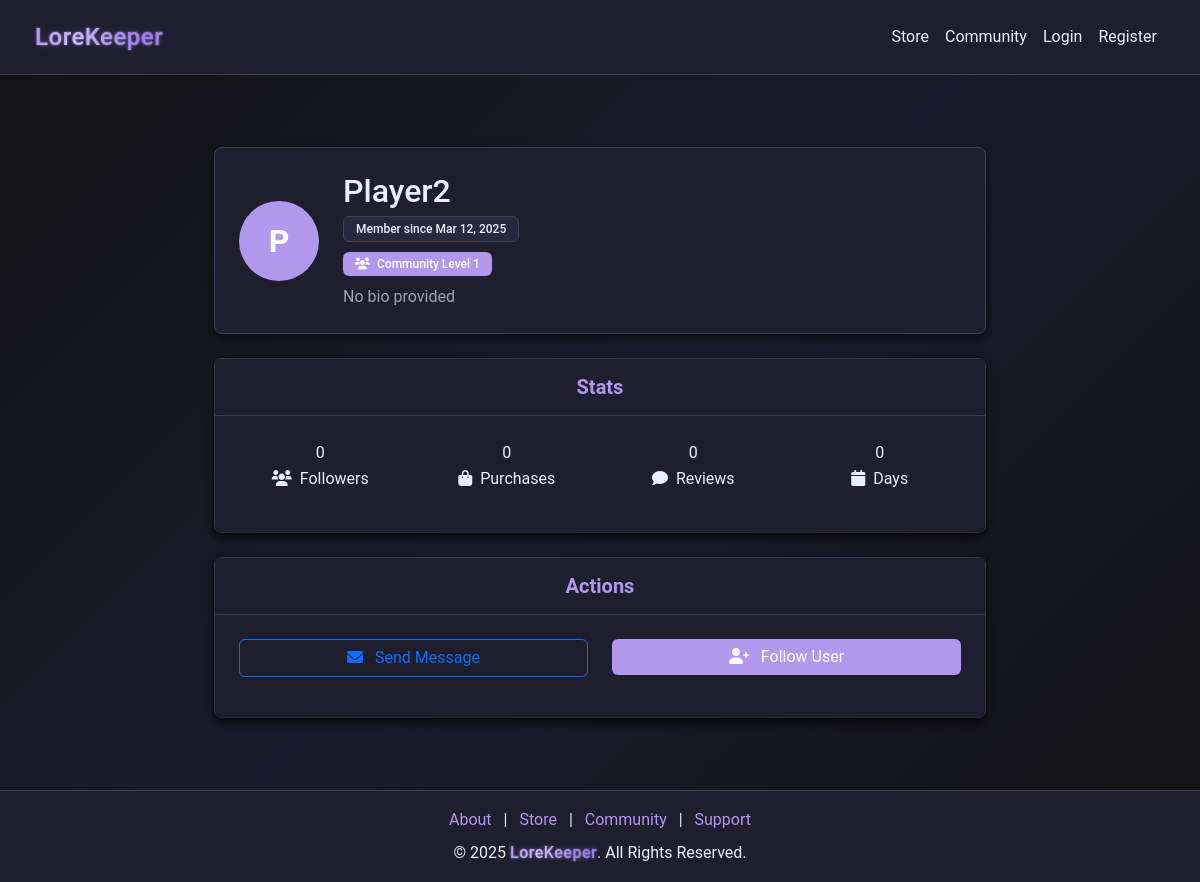
The app's page /user/7, older data.
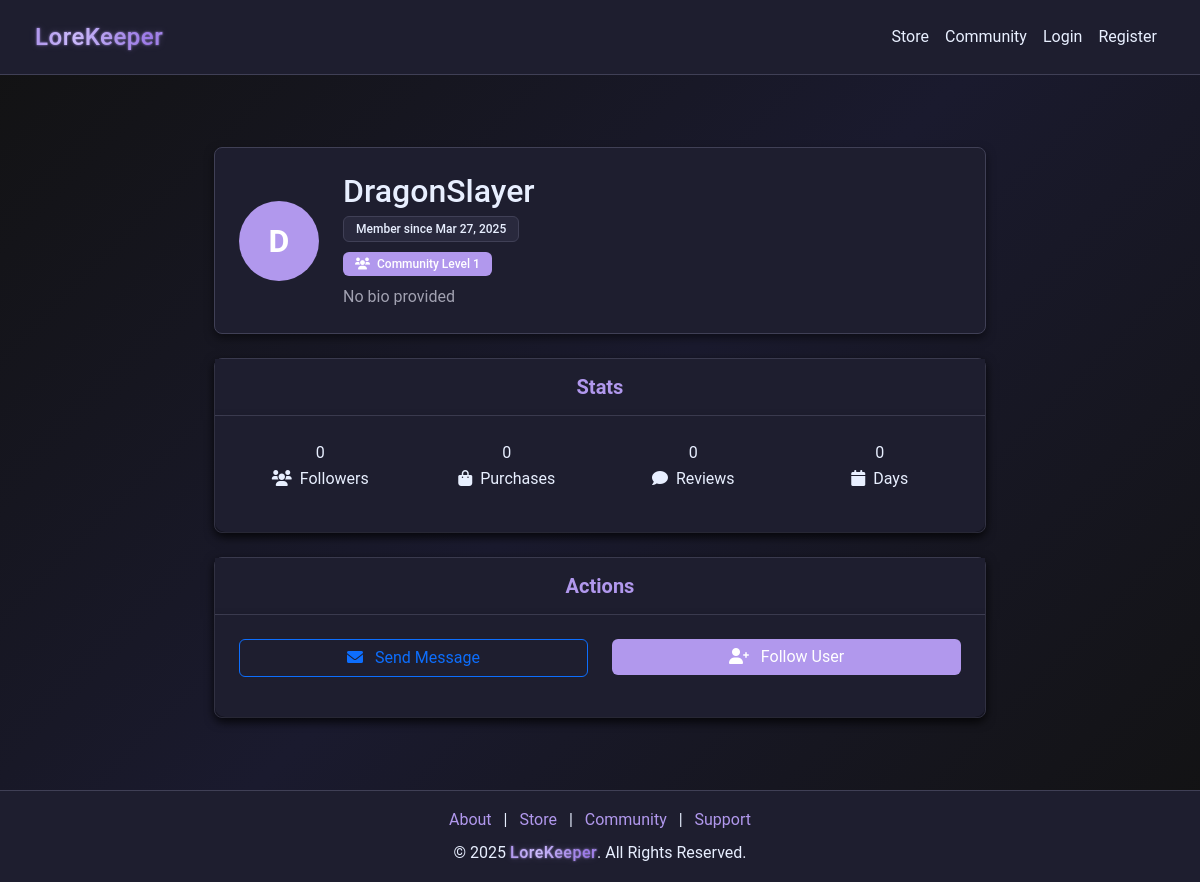
The same page, newer data.
### models.py (models this page shows)
class User(db.Model):
    __tablename__ = "users"
    id = db.Column(db.Integer, primary_key=True)
    username = db.Column(db.String(64), nullable=False, index=True)
    email = db.Column(db.String(128), unique=True, nullable=False, index=True)
    password = db.Column(db.String(128), nullable=False)
    bio = db.Column(db.String(256), default="")
    privilege_id = db.Column(db.Integer, db.ForeignKey("privileges.id"), default=1)
    created_at = db.Column(db.DateTime, default=datetime.utcnow)
    status = db.Column(db.String(64), default="Active", index=True)
    balance = db.Column(db.Integer, default=0)
    pending_balance = db.Column(db.Integer, default=0)
    purchases = db.relationship(
        "Purchase", back_populates="user", lazy=True, cascade="all, delete-orphan"
    )
    subscription = db.relationship(
        "Subscription", back_populates="user", lazy=True, cascade="all, delete-orphan"
    )
    received_transactions = db.relationship(
        "Receipt", foreign_keys="Receipt.receiver_id", back_populates="receiver"
    )
    tickets = db.relationship("SupportTicket", back_populates="user")
    responses = db.relationship("SupportTicketResponse", back_populates="responder")
    balance_logs = db.relationship("TransactionLog", back_populates="user")
    game_states = db.relationship("GameState", back_populates="user")
    grindstone_items = db.relationship("GrindStoneItem", back_populates="user")
    community_posts = db.relationship("CommunityPost", back_populates="creator")
    community_replies = db.relationship("CommunityReply", back_populates="creator")

### app.py (the view)
@app.route("/user/<int:user_id>")
def user_account(user_id=None):
    if not user_id and not session.get("user_id"):
        flash("User not found", "warning")
        return redirect(url_for("home"))
    user_id = user_id or session.get("user_id")
    try:
        user = User.query.get_or_404(user_id)
        formatted_date = (
            user.created_at.strftime("%b %d, %Y") if user.created_at else "Unknown"
        )
        is_vendor = user.privilege_id >= 2
        user_stats = {
            "follower_count": 0,  # Placeholder, implement followers feature later
            "item_count": 0,
            "review_count": 0,
            "avg_rating": 0.0,
            "days_member": 0,  # Will calculate this if needed
            "purchase_count": 0,
        }
        if is_vendor:
            user_stats["item_count"] = Item.query.filter_by(vendor_id=user.id).count()
        is_admin = session.get("privilege_id") == 999
        return render_template(
            "user_account.html",
            user=user,
            formatted_date=formatted_date,  # Pass formatted date separately
            user_stats=user_stats,
            is_vendor=is_vendor,
            is_admin=is_admin,
        )
    except Exception as e:
        print(f"Error loading user profile: {e}")
        flash("Error loading user profile", "danger")
        return redirect(url_for("home"))

### app.py (called while the page is built, shortened)
@app.after_request
def add_header(response):
    response.headers["Cache-Control"] = "no-store"
    return response

@app.route("/getCookie", methods=["POST", "GET"])
def getCookie():
    try:
        user_id = request.cookies.get("user_id")
    except Exception as e:
        print(f"Error getting cookie: {e}")
        session.clear()
    return redirect(url_for("home"))

@app.before_request
def before_request():
    try:
        if session.get("user_id"):
            session.permanent = True
        else:
            getCookie()
    except Exception:
        session.clear()

### templates/user_account.html (shortened to what the changed rows need)
{% extends "nav_footer_template.html" %}
{% block content %}
<div class="container py-5">
    <div class="row justify-content-center">
        <div class="col-lg-8">
            <div class="account-card mb-4">
                <div class="user-profile-header d-flex align-items-center p-4">
                    <div class="user-avatar me-4">
                        <div class="avatar-circle">
                            <span class="avatar-initials">{{ user.username[0]|upper if user.username else 'U' }}</span>
                        </div>
                    </div>
                    <div class="user-info">
                        <h2 class="mb-1">{{ user.username if user.username else 'Username' }}</h2>
                        <div class="user-badges mb-2">
                            <span class="badge bg-secondary">Member since {{ formatted_date }}</span>
                        </div>
                        <div class="user-levels mb-2">
                            <span class="badge bg-primary">
                            </span>
                        </div>
                        <p class="text-muted mb-0">{{ user.bio if user.bio else "No bio provided" }}</p>
                    </div>
                </div>
            </div>
        </div>
    </div>
</div>
{% endblock %}

Row changes from the older to the newer data that the page shows:
changed User "No bio provided": username "P" → "D"; username "Player2" → "DragonSlayer"; created_at "Mar 12, 2025" → "Mar 27, 2025"
